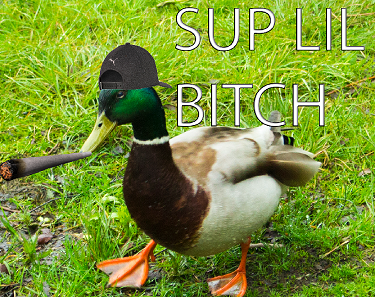
#> input picture Edge Detection/anka.png, 375 x 297 px, found by its file name
$ python color_histograms_19.py
#> lines starting #> are read from the running program, lines starting #| are printed output that depends on the picture
from matplotlib import pyplot as plt
import cv2
import numpy as np

img = cv2.imread("anka.png")
#> img is the input picture: shape (297, 375, 3); mean B, G, R 52.2, 146.2, 122.1
cv2.imshow("anka",img)
channels = cv2.split(img)
colors = ("b", "g", "r")

plt.figure()
plt.title("Flattened Color Histogram")
plt.xlabel("Bins")
plt.ylabel("# pixlar")

for(chan, color) in zip(channels, colors):
    hist = cv2.calcHist([chan], [0], None, [256], [0, 256])
    plt.plot(hist, color=color)
    plt.xlim([0, 256])
    plt.ylim([0,2800])
#> this loop made 3 passes
#> color on passes 1 to 3: 'b', 'g', 'r'


fig = plt.figure()

ax = fig.add_subplot(131)
hist = cv2.calcHist([channels[1], channels[0]], [0, 1], None, [32, 32], [0, 256, 0, 256])
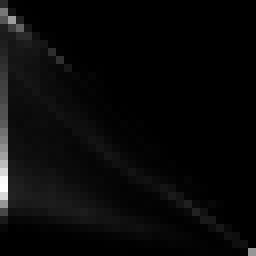
#> hist: shape (32, 32) float32 (shown 8 times larger); min 0, max 3132, mean 108.8; drawn with min black and max white
p = ax.imshow(hist, interpolation="nearest")
ax.set_title("2D color Histogram for G and B")
plt.colorbar(p)

ax = fig.add_subplot(132)
hist = cv2.calcHist([channels[1], channels[2]], [0, 1], None, [32, 32], [0, 256, 0, 256])
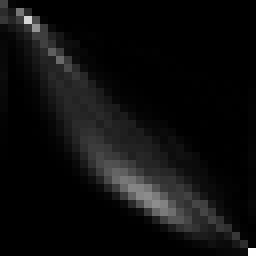
#> hist: shape (32, 32) float32 (shown 8 times larger); min 0, max 1945, mean 108.8; drawn with min black and max white
p = ax.imshow(hist, interpolation="nearest")
ax.set_title("2D color Histogram for G and R")
plt.colorbar(p)

ax = fig.add_subplot(133)
hist = cv2.calcHist([channels[0], channels[2]], [0, 1], None, [32, 32], [0, 256, 0, 256])
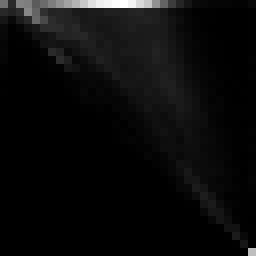
#> hist: shape (32, 32) float32 (shown 8 times larger); min 0, max 2458, mean 108.8; drawn with min black and max white
p = ax.imshow(hist, interpolation="nearest")
ax.set_title("2D color Histogram for B and R")
plt.colorbar(p)

print("2D histogram shape: {}, with {} values".format(hist.shape, hist.flatten().shape[0]))
#| 2D histogram shape: (32, 32), with 1024 values


hist = cv2.calcHist([img], [0,1,2], None, [8, 8, 8], [0, 256, 0, 256, 0, 256] )
print("3D histogram shape: {}, with {} values".format(hist.shape, hist.flatten().shape[0]))
#| 3D histogram shape: (8, 8, 8), with 512 values
plt.show()
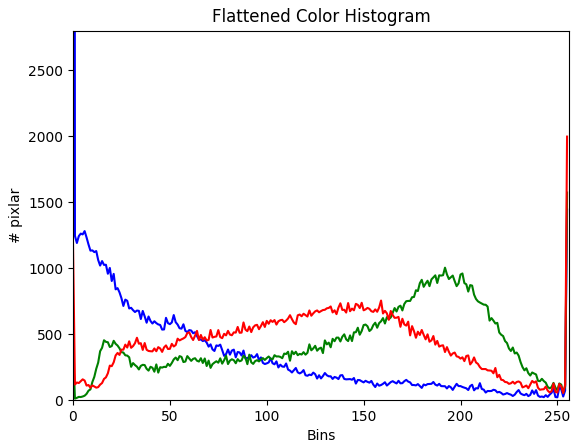
#> figure drawn by matplotlib, 1 panel; curve peaks at x = 0, y = 27121; curve peaks at x = 255, y = 1573; curve peaks at x = 255, y = 1997
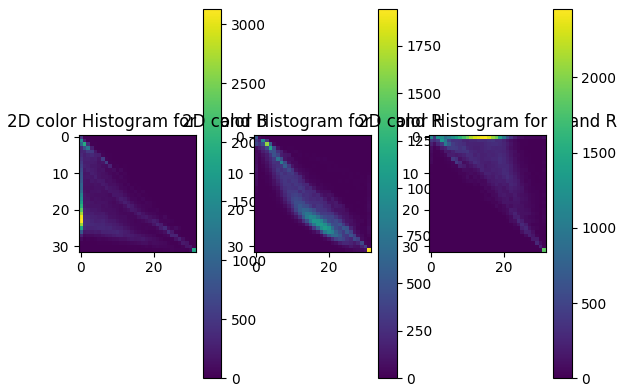
#> figure drawn by matplotlib, 6 panels
cv2.waitKey(0)
